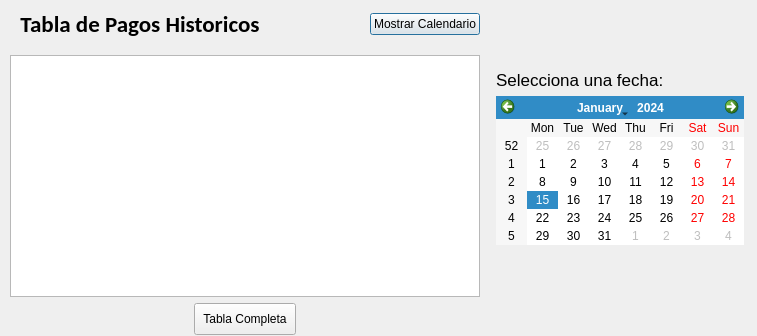
<?xml version="1.0" encoding="UTF-8"?>
<ui version="4.0">
 <class>PagosHistoricos</class>
 <widget class="QDialog" name="PagosHistoricos">
  <property name="windowModality">
   <enum>Qt::WindowModal</enum>
  </property>
  <property name="geometry">
   <rect>
    <x>0</x>
    <y>0</y>
    <width>757</width>
    <height>336</height>
   </rect>
  </property>
  <property name="windowTitle">
   <string comment="windowDis" extracomment="windowComment">Pagos Historicos</string>
  </property>
  <widget class="QWidget" name="layoutWidget">
   <property name="geometry">
    <rect>
     <x>10</x>
     <y>0</y>
     <width>744</width>
     <height>335</height>
    </rect>
   </property>
   <layout class="QGridLayout" name="gridLayout">
    <item row="0" column="0">
     <layout class="QVBoxLayout" name="verticalLayout">
      <item>
       <layout class="QHBoxLayout" name="horizontalLayout_2">
        <item>
         <widget class="QLabel" name="label">
          <property name="font">
           <font>
            <family>Calibri</family>
            <pointsize>17</pointsize>
            <weight>75</weight>
            <bold>true</bold>
           </font>
          </property>
          <property name="styleSheet">
           <string notr="true">padding: 10px;</string>
          </property>
          <property name="text">
           <string>Tabla de Pagos Historicos</string>
          </property>
          <property name="alignment">
           <set>Qt::AlignCenter</set>
          </property>
         </widget>
        </item>
        <item>
         <spacer name="horizontalSpacer_3">
          <property name="orientation">
           <enum>Qt::Horizontal</enum>
          </property>
          <property name="sizeHint" stdset="0">
           <size>
            <width>40</width>
            <height>20</height>
           </size>
          </property>
         </spacer>
        </item>
        <item>
         <widget class="QPushButton" name="pushButton_calendario">
          <property name="text">
           <string>Mostrar Calendario</string>
          </property>
         </widget>
        </item>
       </layout>
      </item>
      <item>
       <widget class="QTableView" name="tableView">
        <property name="editTriggers">
         <set>QAbstractItemView::NoEditTriggers</set>
        </property>
        <property name="alternatingRowColors">
         <bool>true</bool>
        </property>
        <property name="sortingEnabled">
         <bool>true</bool>
        </property>
       </widget>
      </item>
      <item>
       <layout class="QHBoxLayout" name="horizontalLayout">
        <item>
         <spacer name="horizontalSpacer_2">
          <property name="orientation">
           <enum>Qt::Horizontal</enum>
          </property>
          <property name="sizeHint" stdset="0">
           <size>
            <width>40</width>
            <height>20</height>
           </size>
          </property>
         </spacer>
        </item>
        <item>
         <widget class="QPushButton" name="pB_tablaCompleta">
          <property name="sizePolicy">
           <sizepolicy hsizetype="Minimum" vsizetype="Fixed">
            <horstretch>0</horstretch>
            <verstretch>0</verstretch>
           </sizepolicy>
          </property>
          <property name="styleSheet">
           <string notr="true">padding: 8px;</string>
          </property>
          <property name="text">
           <string>Tabla Completa</string>
          </property>
         </widget>
        </item>
        <item>
         <spacer name="horizontalSpacer">
          <property name="orientation">
           <enum>Qt::Horizontal</enum>
          </property>
          <property name="sizeHint" stdset="0">
           <size>
            <width>40</width>
            <height>20</height>
           </size>
          </property>
         </spacer>
        </item>
       </layout>
      </item>
     </layout>
    </item>
    <item row="0" column="1">
     <spacer name="horizontalSpacer_4">
      <property name="orientation">
       <enum>Qt::Horizontal</enum>
      </property>
      <property name="sizeType">
       <enum>QSizePolicy::Fixed</enum>
      </property>
      <property name="sizeHint" stdset="0">
       <size>
        <width>10</width>
        <height>20</height>
       </size>
      </property>
     </spacer>
    </item>
    <item row="0" column="2">
     <layout class="QVBoxLayout" name="verticalLayout_calendario">
      <item>
       <spacer name="verticalSpacer">
        <property name="orientation">
         <enum>Qt::Vertical</enum>
        </property>
        <property name="sizeHint" stdset="0">
         <size>
          <width>63</width>
          <height>152</height>
         </size>
        </property>
       </spacer>
      </item>
      <item>
       <widget class="QLabel" name="label_selecFecha">
        <property name="sizePolicy">
         <sizepolicy hsizetype="Fixed" vsizetype="Fixed">
          <horstretch>0</horstretch>
          <verstretch>0</verstretch>
         </sizepolicy>
        </property>
        <property name="font">
         <font>
          <pointsize>13</pointsize>
          <weight>50</weight>
          <bold>false</bold>
         </font>
        </property>
        <property name="text">
         <string>Selecciona una fecha:</string>
        </property>
       </widget>
      </item>
      <item>
       <widget class="QCalendarWidget" name="calendarWidget">
        <property name="sizePolicy">
         <sizepolicy hsizetype="Fixed" vsizetype="Fixed">
          <horstretch>0</horstretch>
          <verstretch>0</verstretch>
         </sizepolicy>
        </property>
        <property name="styleSheet">
         <string notr="true">QTableView {
      selection-background-color: qlineargradient(x1: 0, y1: 0, x2: 0.5, y2: 0.5,
                                  stop: 0 #00B, stop: 1 white);
  }</string>
        </property>
       </widget>
      </item>
      <item>
       <spacer name="verticalSpacer_2">
        <property name="orientation">
         <enum>Qt::Vertical</enum>
        </property>
        <property name="sizeType">
         <enum>QSizePolicy::Fixed</enum>
        </property>
        <property name="sizeHint" stdset="0">
         <size>
          <width>20</width>
          <height>90</height>
         </size>
        </property>
       </spacer>
      </item>
     </layout>
    </item>
    <item row="0" column="3">
     <spacer name="horizontalSpacer_5">
      <property name="orientation">
       <enum>Qt::Horizontal</enum>
      </property>
      <property name="sizeType">
       <enum>QSizePolicy::Fixed</enum>
      </property>
      <property name="sizeHint" stdset="0">
       <size>
        <width>10</width>
        <height>20</height>
       </size>
      </property>
     </spacer>
    </item>
   </layout>
  </widget>
  <widget class="QWidget" name="layoutWidget">
   <property name="geometry">
    <rect>
     <x>0</x>
     <y>0</y>
     <width>2</width>
     <height>2</height>
    </rect>
   </property>
   <layout class="QGridLayout" name="gridLayout"/>
  </widget>
  <widget class="QWidget" name="layoutWidget">
   <property name="geometry">
    <rect>
     <x>0</x>
     <y>0</y>
     <width>2</width>
     <height>2</height>
    </rect>
   </property>
   <layout class="QFormLayout" name="formLayout"/>
  </widget>
 </widget>
 <resources/>
 <connections/>
</ui>
